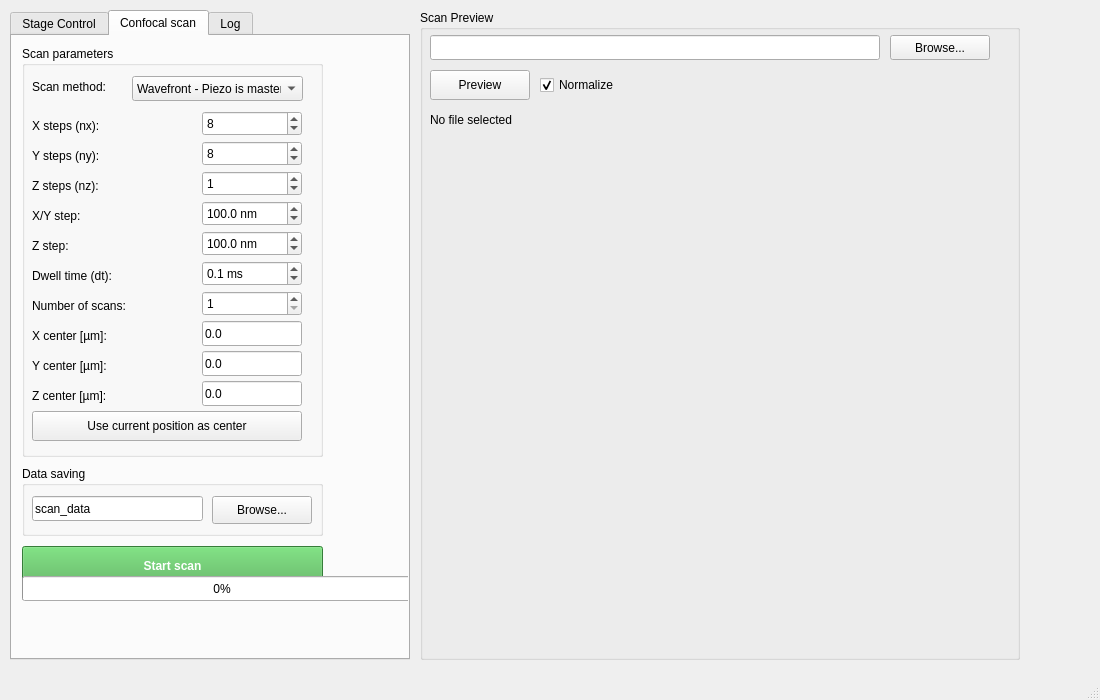
<?xml version="1.0" encoding="UTF-8"?>
<ui version="4.0">
 <class>MainWindow</class>
 <widget class="QMainWindow" name="MainWindow">
  <property name="geometry">
   <rect>
    <x>0</x>
    <y>0</y>
    <width>1100</width>
    <height>700</height>
   </rect>
  </property>
  <property name="minimumSize">
   <size>
    <width>1100</width>
    <height>700</height>
   </size>
  </property>
  <property name="windowTitle">
   <string>Confocal Microscope Control</string>
  </property>
  <widget class="QWidget" name="centralwidget">
   <widget class="QTabWidget" name="tabWidget">
    <property name="geometry">
     <rect>
      <x>10</x>
      <y>10</y>
      <width>400</width>
      <height>650</height>
     </rect>
    </property>
    <property name="sizePolicy">
     <sizepolicy hsizetype="Expanding" vsizetype="Expanding">
      <horstretch>10</horstretch>
      <verstretch>0</verstretch>
     </sizepolicy>
    </property>
    <property name="currentIndex">
     <number>1</number>
    </property>
    <widget class="QWidget" name="tabPiezo">
     <attribute name="title">
      <string>Stage Control</string>
     </attribute>
     <widget class="QGroupBox" name="groupPos">
      <property name="geometry">
       <rect>
        <x>10</x>
        <y>10</y>
        <width>311</width>
        <height>211</height>
       </rect>
      </property>
      <property name="title">
       <string>Current Position</string>
      </property>
      <widget class="QLabel" name="labelX">
       <property name="geometry">
        <rect>
         <x>10</x>
         <y>40</y>
         <width>41</width>
         <height>20</height>
        </rect>
       </property>
       <property name="text">
        <string>X [µm]:</string>
       </property>
      </widget>
      <widget class="QLabel" name="posX">
       <property name="geometry">
        <rect>
         <x>120</x>
         <y>40</y>
         <width>100</width>
         <height>30</height>
        </rect>
       </property>
       <property name="font">
        <font>
         <family>Courier</family>
         <pointsize>14</pointsize>
         <bold>true</bold>
        </font>
       </property>
       <property name="styleSheet">
        <string notr="true">background: #ffffff; padding: 4px;</string>
       </property>
       <property name="text">
        <string>---</string>
       </property>
       <property name="scaledContents">
        <bool>false</bool>
       </property>
      </widget>
      <widget class="QLabel" name="labelY">
       <property name="geometry">
        <rect>
         <x>10</x>
         <y>80</y>
         <width>41</width>
         <height>20</height>
        </rect>
       </property>
       <property name="text">
        <string>Y [µm]:</string>
       </property>
      </widget>
      <widget class="QLabel" name="posY">
       <property name="geometry">
        <rect>
         <x>120</x>
         <y>80</y>
         <width>100</width>
         <height>30</height>
        </rect>
       </property>
       <property name="font">
        <font>
         <family>Courier</family>
         <pointsize>14</pointsize>
         <bold>true</bold>
        </font>
       </property>
       <property name="styleSheet">
        <string notr="true">background: #ffffff; padding: 4px;</string>
       </property>
       <property name="text">
        <string>---</string>
       </property>
      </widget>
      <widget class="QLabel" name="labelZ">
       <property name="geometry">
        <rect>
         <x>10</x>
         <y>120</y>
         <width>41</width>
         <height>20</height>
        </rect>
       </property>
       <property name="text">
        <string>Z [µm]:</string>
       </property>
      </widget>
      <widget class="QLabel" name="posZ">
       <property name="geometry">
        <rect>
         <x>120</x>
         <y>120</y>
         <width>100</width>
         <height>30</height>
        </rect>
       </property>
       <property name="font">
        <font>
         <family>Courier</family>
         <pointsize>14</pointsize>
         <bold>true</bold>
        </font>
       </property>
       <property name="styleSheet">
        <string notr="true">background: #ffffff; padding: 4px;</string>
       </property>
       <property name="text">
        <string>---</string>
       </property>
      </widget>
      <widget class="QPushButton" name="btnXminus">
       <property name="geometry">
        <rect>
         <x>60</x>
         <y>40</y>
         <width>50</width>
         <height>25</height>
        </rect>
       </property>
       <property name="text">
        <string>X-</string>
       </property>
      </widget>
      <widget class="QPushButton" name="btnXplus">
       <property name="geometry">
        <rect>
         <x>230</x>
         <y>40</y>
         <width>50</width>
         <height>25</height>
        </rect>
       </property>
       <property name="text">
        <string>X+</string>
       </property>
      </widget>
      <widget class="QPushButton" name="btnYminus">
       <property name="geometry">
        <rect>
         <x>60</x>
         <y>80</y>
         <width>50</width>
         <height>25</height>
        </rect>
       </property>
       <property name="text">
        <string>Y-</string>
       </property>
      </widget>
      <widget class="QPushButton" name="btnYplus">
       <property name="geometry">
        <rect>
         <x>230</x>
         <y>80</y>
         <width>50</width>
         <height>25</height>
        </rect>
       </property>
       <property name="text">
        <string>Y+</string>
       </property>
      </widget>
      <widget class="QPushButton" name="btnZminus">
       <property name="geometry">
        <rect>
         <x>60</x>
         <y>120</y>
         <width>50</width>
         <height>25</height>
        </rect>
       </property>
       <property name="text">
        <string>Z-</string>
       </property>
      </widget>
      <widget class="QPushButton" name="btnZplus">
       <property name="geometry">
        <rect>
         <x>230</x>
         <y>120</y>
         <width>50</width>
         <height>25</height>
        </rect>
       </property>
       <property name="text">
        <string>Z+</string>
       </property>
      </widget>
      <widget class="QLineEdit" name="stepSizeEdit">
       <property name="geometry">
        <rect>
         <x>120</x>
         <y>170</y>
         <width>101</width>
         <height>25</height>
        </rect>
       </property>
       <property name="text">
        <string>100</string>
       </property>
      </widget>
      <widget class="QLabel" name="labelStepSize">
       <property name="geometry">
        <rect>
         <x>60</x>
         <y>170</y>
         <width>61</width>
         <height>21</height>
        </rect>
       </property>
       <property name="text">
        <string>Step [nm]:</string>
       </property>
      </widget>
     </widget>
     <widget class="QGroupBox" name="groupAbs">
      <property name="geometry">
       <rect>
        <x>10</x>
        <y>230</y>
        <width>311</width>
        <height>211</height>
       </rect>
      </property>
      <property name="title">
       <string>Move to absolute position</string>
      </property>
      <widget class="QLabel" name="labelAbsX">
       <property name="geometry">
        <rect>
         <x>80</x>
         <y>30</y>
         <width>50</width>
         <height>20</height>
        </rect>
       </property>
       <property name="text">
        <string>X [µm]:</string>
       </property>
      </widget>
      <widget class="QLineEdit" name="absX">
       <property name="geometry">
        <rect>
         <x>160</x>
         <y>30</y>
         <width>100</width>
         <height>25</height>
        </rect>
       </property>
       <property name="text">
        <string>0.0</string>
       </property>
      </widget>
      <widget class="QLabel" name="labelAbsY">
       <property name="geometry">
        <rect>
         <x>80</x>
         <y>60</y>
         <width>50</width>
         <height>20</height>
        </rect>
       </property>
       <property name="text">
        <string>Y [µm]:</string>
       </property>
      </widget>
      <widget class="QLineEdit" name="absY">
       <property name="geometry">
        <rect>
         <x>160</x>
         <y>60</y>
         <width>100</width>
         <height>25</height>
        </rect>
       </property>
       <property name="text">
        <string>0.0</string>
       </property>
      </widget>
      <widget class="QLabel" name="labelAbsZ">
       <property name="geometry">
        <rect>
         <x>80</x>
         <y>90</y>
         <width>50</width>
         <height>20</height>
        </rect>
       </property>
       <property name="text">
        <string>Z [µm]:</string>
       </property>
      </widget>
      <widget class="QLineEdit" name="absZ">
       <property name="geometry">
        <rect>
         <x>160</x>
         <y>90</y>
         <width>100</width>
         <height>25</height>
        </rect>
       </property>
       <property name="text">
        <string>0.0</string>
       </property>
      </widget>
      <widget class="QPushButton" name="btnGoAbs">
       <property name="geometry">
        <rect>
         <x>160</x>
         <y>120</y>
         <width>100</width>
         <height>30</height>
        </rect>
       </property>
       <property name="text">
        <string>Move</string>
       </property>
      </widget>
      <widget class="QPushButton" name="btnSetCurrent">
       <property name="geometry">
        <rect>
         <x>50</x>
         <y>120</y>
         <width>100</width>
         <height>30</height>
        </rect>
       </property>
       <property name="text">
        <string>Set current</string>
       </property>
      </widget>
      <widget class="QPushButton" name="btnCenter">
       <property name="geometry">
        <rect>
         <x>50</x>
         <y>160</y>
         <width>211</width>
         <height>40</height>
        </rect>
       </property>
       <property name="styleSheet">
        <string notr="true">background: #2196F3; color: white; font-weight: bold; padding: 8px;</string>
       </property>
       <property name="text">
        <string>Center stage</string>
       </property>
      </widget>
     </widget>
    </widget>
    <widget class="QWidget" name="tabScan">
     <attribute name="title">
      <string>Confocal scan</string>
     </attribute>
     <widget class="QGroupBox" name="groupScanParams">
      <property name="geometry">
       <rect>
        <x>10</x>
        <y>10</y>
        <width>301</width>
        <height>411</height>
       </rect>
      </property>
      <property name="title">
       <string>Scan parameters</string>
      </property>
      <widget class="QLabel" name="labelNx">
       <property name="geometry">
        <rect>
         <x>10</x>
         <y>70</y>
         <width>150</width>
         <height>20</height>
        </rect>
       </property>
       <property name="text">
        <string>X steps (nx):</string>
       </property>
      </widget>
      <widget class="QSpinBox" name="scanNx">
       <property name="geometry">
        <rect>
         <x>180</x>
         <y>65</y>
         <width>100</width>
         <height>25</height>
        </rect>
       </property>
       <property name="maximum">
        <number>10000</number>
       </property>
       <property name="value">
        <number>8</number>
       </property>
      </widget>
      <widget class="QLabel" name="labelNy">
       <property name="geometry">
        <rect>
         <x>10</x>
         <y>100</y>
         <width>150</width>
         <height>20</height>
        </rect>
       </property>
       <property name="text">
        <string>Y steps (ny):</string>
       </property>
      </widget>
      <widget class="QSpinBox" name="scanNy">
       <property name="geometry">
        <rect>
         <x>180</x>
         <y>95</y>
         <width>100</width>
         <height>25</height>
        </rect>
       </property>
       <property name="maximum">
        <number>10000</number>
       </property>
       <property name="value">
        <number>8</number>
       </property>
      </widget>
      <widget class="QLabel" name="labelNz">
       <property name="geometry">
        <rect>
         <x>10</x>
         <y>130</y>
         <width>150</width>
         <height>20</height>
        </rect>
       </property>
       <property name="text">
        <string>Z steps (nz):</string>
       </property>
      </widget>
      <widget class="QSpinBox" name="scanNz">
       <property name="geometry">
        <rect>
         <x>180</x>
         <y>125</y>
         <width>100</width>
         <height>25</height>
        </rect>
       </property>
       <property name="maximum">
        <number>10000</number>
       </property>
       <property name="value">
        <number>1</number>
       </property>
      </widget>
      <widget class="QLabel" name="labelDx">
       <property name="geometry">
        <rect>
         <x>10</x>
         <y>160</y>
         <width>150</width>
         <height>20</height>
        </rect>
       </property>
       <property name="text">
        <string>X/Y step:</string>
       </property>
      </widget>
      <widget class="QDoubleSpinBox" name="scanDx">
       <property name="geometry">
        <rect>
         <x>180</x>
         <y>155</y>
         <width>100</width>
         <height>25</height>
        </rect>
       </property>
       <property name="suffix">
        <string> nm</string>
       </property>
       <property name="decimals">
        <number>1</number>
       </property>
       <property name="minimum">
        <double>0.100000000000000</double>
       </property>
       <property name="maximum">
        <double>100000.000000000000000</double>
       </property>
       <property name="value">
        <double>100.000000000000000</double>
       </property>
      </widget>
      <widget class="QLabel" name="labelDz">
       <property name="geometry">
        <rect>
         <x>10</x>
         <y>190</y>
         <width>150</width>
         <height>20</height>
        </rect>
       </property>
       <property name="text">
        <string>Z step:</string>
       </property>
      </widget>
      <widget class="QDoubleSpinBox" name="scanDz">
       <property name="geometry">
        <rect>
         <x>180</x>
         <y>185</y>
         <width>100</width>
         <height>25</height>
        </rect>
       </property>
       <property name="suffix">
        <string> nm</string>
       </property>
       <property name="decimals">
        <number>1</number>
       </property>
       <property name="minimum">
        <double>0.100000000000000</double>
       </property>
       <property name="maximum">
        <double>100000.000000000000000</double>
       </property>
       <property name="value">
        <double>100.000000000000000</double>
       </property>
      </widget>
      <widget class="QLabel" name="labelDt">
       <property name="geometry">
        <rect>
         <x>10</x>
         <y>220</y>
         <width>150</width>
         <height>20</height>
        </rect>
       </property>
       <property name="text">
        <string>Dwell time (dt):</string>
       </property>
      </widget>
      <widget class="QDoubleSpinBox" name="scanDt">
       <property name="geometry">
        <rect>
         <x>180</x>
         <y>215</y>
         <width>100</width>
         <height>25</height>
        </rect>
       </property>
       <property name="suffix">
        <string> ms</string>
       </property>
       <property name="decimals">
        <number>1</number>
       </property>
       <property name="minimum">
        <double>0.000000000000000</double>
       </property>
       <property name="maximum">
        <double>100000.000000000000000</double>
       </property>
       <property name="value">
        <double>0.100000000000000</double>
       </property>
      </widget>
      <widget class="QLabel" name="labelNumScans">
       <property name="geometry">
        <rect>
         <x>10</x>
         <y>250</y>
         <width>150</width>
         <height>20</height>
        </rect>
       </property>
       <property name="text">
        <string>Number of scans:</string>
       </property>
      </widget>
      <widget class="QSpinBox" name="scanNum">
       <property name="geometry">
        <rect>
         <x>180</x>
         <y>245</y>
         <width>100</width>
         <height>25</height>
        </rect>
       </property>
       <property name="minimum">
        <number>1</number>
       </property>
       <property name="maximum">
        <number>1000</number>
       </property>
       <property name="value">
        <number>1</number>
       </property>
      </widget>
      <widget class="QLabel" name="labelCenterX">
       <property name="geometry">
        <rect>
         <x>10</x>
         <y>280</y>
         <width>150</width>
         <height>20</height>
        </rect>
       </property>
       <property name="text">
        <string>X center [µm]:</string>
       </property>
      </widget>
      <widget class="QLineEdit" name="scanXo">
       <property name="geometry">
        <rect>
         <x>180</x>
         <y>275</y>
         <width>100</width>
         <height>25</height>
        </rect>
       </property>
       <property name="text">
        <string>0.0</string>
       </property>
      </widget>
      <widget class="QLabel" name="labelCenterY">
       <property name="geometry">
        <rect>
         <x>10</x>
         <y>310</y>
         <width>150</width>
         <height>20</height>
        </rect>
       </property>
       <property name="text">
        <string>Y center [µm]:</string>
       </property>
      </widget>
      <widget class="QLineEdit" name="scanYo">
       <property name="geometry">
        <rect>
         <x>180</x>
         <y>305</y>
         <width>100</width>
         <height>25</height>
        </rect>
       </property>
       <property name="text">
        <string>0.0</string>
       </property>
      </widget>
      <widget class="QLabel" name="labelCenterZ">
       <property name="geometry">
        <rect>
         <x>10</x>
         <y>340</y>
         <width>150</width>
         <height>20</height>
        </rect>
       </property>
       <property name="text">
        <string>Z center [µm]:</string>
       </property>
      </widget>
      <widget class="QLineEdit" name="scanZo">
       <property name="geometry">
        <rect>
         <x>180</x>
         <y>335</y>
         <width>100</width>
         <height>25</height>
        </rect>
       </property>
       <property name="text">
        <string>0.0</string>
       </property>
      </widget>
      <widget class="QPushButton" name="btnSetCenter">
       <property name="geometry">
        <rect>
         <x>10</x>
         <y>365</y>
         <width>270</width>
         <height>30</height>
        </rect>
       </property>
       <property name="text">
        <string>Use current position as center</string>
       </property>
      </widget>
      <widget class="QComboBox" name="scanMethod">
       <property name="geometry">
        <rect>
         <x>110</x>
         <y>30</y>
         <width>171</width>
         <height>25</height>
        </rect>
       </property>
       <item>
        <property name="text">
         <string>Wavefront - Piezo is master</string>
        </property>
       </item>
       <item>
        <property name="text">
         <string>Manual - python is master</string>
        </property>
       </item>
      </widget>
      <widget class="QLabel" name="labelMethod">
       <property name="geometry">
        <rect>
         <x>10</x>
         <y>30</y>
         <width>101</width>
         <height>21</height>
        </rect>
       </property>
       <property name="text">
        <string>Scan method:</string>
       </property>
      </widget>
     </widget>
     <widget class="QGroupBox" name="groupSaveDir">
      <property name="geometry">
       <rect>
        <x>10</x>
        <y>430</y>
        <width>301</width>
        <height>70</height>
       </rect>
      </property>
      <property name="title">
       <string>Data saving</string>
      </property>
      <widget class="QLineEdit" name="scanDirEdit">
       <property name="geometry">
        <rect>
         <x>10</x>
         <y>30</y>
         <width>171</width>
         <height>25</height>
        </rect>
       </property>
       <property name="text">
        <string>scan_data</string>
       </property>
      </widget>
      <widget class="QPushButton" name="btnBrowseDir">
       <property name="geometry">
        <rect>
         <x>190</x>
         <y>30</y>
         <width>100</width>
         <height>28</height>
        </rect>
       </property>
       <property name="text">
        <string>Browse...</string>
       </property>
      </widget>
     </widget>
     <widget class="QPushButton" name="btnStartScan">
      <property name="geometry">
       <rect>
        <x>10</x>
        <y>510</y>
        <width>301</width>
        <height>40</height>
       </rect>
      </property>
      <property name="styleSheet">
       <string notr="true">background: #4CAF50; color: white; font-weight: bold; padding: 10px;</string>
      </property>
      <property name="text">
       <string>Start scan</string>
      </property>
     </widget>
     <widget class="QProgressBar" name="scanProgress">
      <property name="geometry">
       <rect>
        <x>10</x>
        <y>540</y>
        <width>400</width>
        <height>25</height>
       </rect>
      </property>
      <property name="visible">
       <bool>false</bool>
      </property>
      <property name="value">
       <number>0</number>
      </property>
     </widget>
    </widget>
    <widget class="QWidget" name="tabLog">
     <attribute name="title">
      <string>Log</string>
     </attribute>
     <widget class="QTextEdit" name="logText">
      <property name="geometry">
       <rect>
        <x>10</x>
        <y>10</y>
        <width>381</width>
        <height>531</height>
       </rect>
      </property>
      <property name="font">
       <font>
        <family>Courier</family>
        <pointsize>9</pointsize>
       </font>
      </property>
      <property name="readOnly">
       <bool>true</bool>
      </property>
     </widget>
     <widget class="QPushButton" name="btnClearLog">
      <property name="geometry">
       <rect>
        <x>10</x>
        <y>550</y>
        <width>120</width>
        <height>30</height>
       </rect>
      </property>
      <property name="text">
       <string>Clear log</string>
      </property>
     </widget>
    </widget>
   </widget>
   <widget class="QGroupBox" name="groupPreview">
    <property name="geometry">
     <rect>
      <x>420</x>
      <y>10</y>
      <width>600</width>
      <height>650</height>
     </rect>
    </property>
    <property name="title">
     <string>Scan Preview</string>
    </property>
    <widget class="QLineEdit" name="previewFileEdit">
     <property name="geometry">
      <rect>
       <x>10</x>
       <y>25</y>
       <width>450</width>
       <height>25</height>
      </rect>
     </property>
     <property name="readOnly">
      <bool>true</bool>
     </property>
    </widget>
    <widget class="QPushButton" name="btnBrowsePreview">
     <property name="geometry">
      <rect>
       <x>470</x>
       <y>25</y>
       <width>100</width>
       <height>25</height>
      </rect>
     </property>
     <property name="text">
      <string>Browse...</string>
     </property>
    </widget>
    <widget class="QPushButton" name="btnPreview">
     <property name="geometry">
      <rect>
       <x>10</x>
       <y>60</y>
       <width>100</width>
       <height>30</height>
      </rect>
     </property>
     <property name="text">
      <string>Preview</string>
     </property>
    </widget>
    <widget class="QCheckBox" name="checkNormalize">
     <property name="geometry">
      <rect>
       <x>120</x>
       <y>65</y>
       <width>150</width>
       <height>20</height>
      </rect>
     </property>
     <property name="text">
      <string>Normalize</string>
     </property>
     <property name="checked">
      <bool>true</bool>
     </property>
    </widget>
    <widget class="QLabel" name="previewFileName">
     <property name="geometry">
      <rect>
       <x>10</x>
       <y>100</y>
       <width>580</width>
       <height>20</height>
      </rect>
     </property>
     <property name="text">
      <string>No file selected</string>
     </property>
    </widget>
    <widget class="QWidget" name="previewWidget" native="true">
     <property name="geometry">
      <rect>
       <x>10</x>
       <y>130</y>
       <width>580</width>
       <height>510</height>
      </rect>
     </property>
    </widget>
   </widget>
  </widget>
  <widget class="QStatusBar" name="statusbar"/>
 </widget>
 <resources/>
 <connections/>
</ui>
